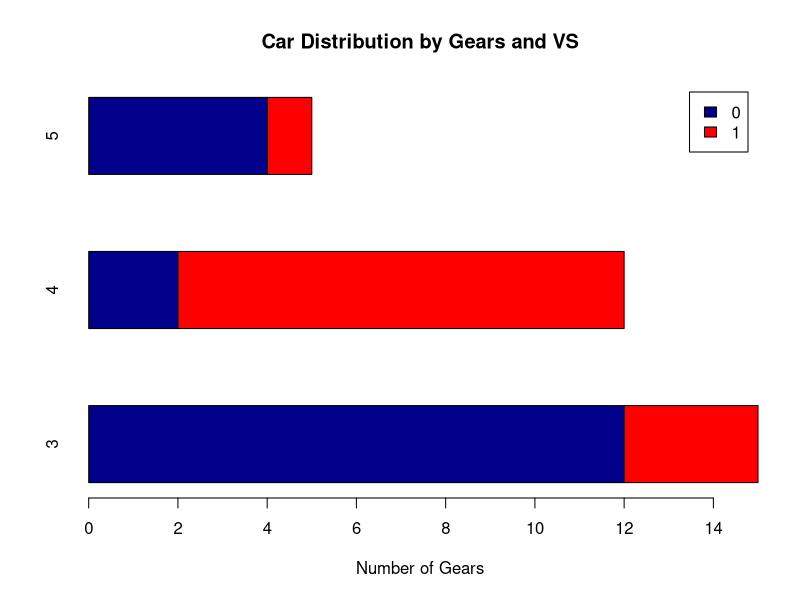

The R source for this figure:
counts <- table(mtcars$vs, mtcars$gear)
barplot(counts, main="Car Distribution by Gears and VS",space = 1,
        xlab="Number of Gears", col=c("darkblue","red"), horiz=TRUE,
        legend = rownames(counts))


